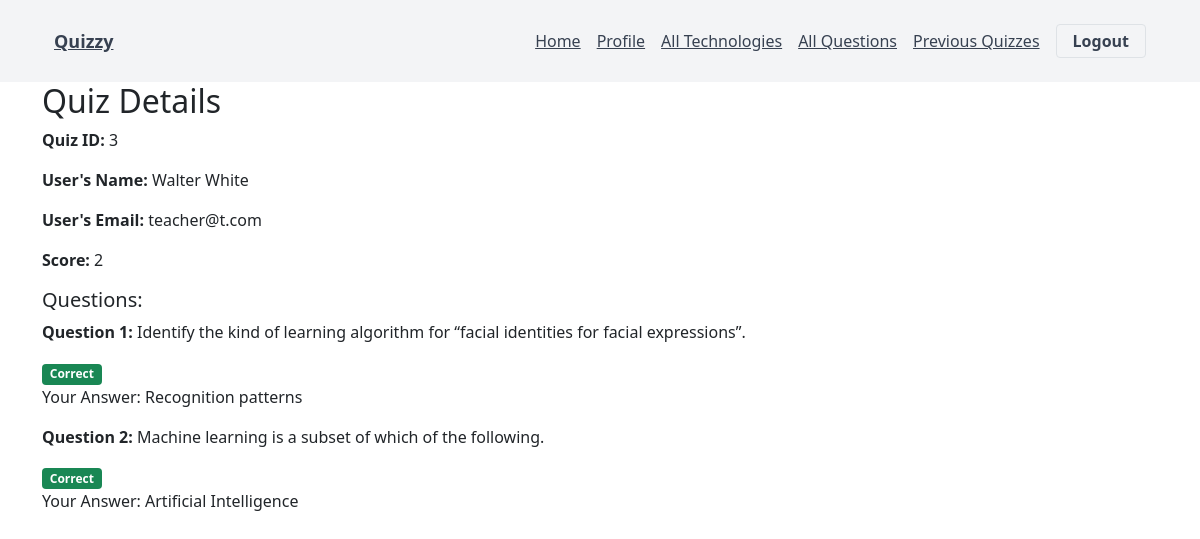
The page /previous-quizzes/3 (signed in) on the database its author committed.
### quizzes/models.py (models this page shows, shortened)
class QuizHistory(models.Model):
    user = models.ForeignKey(CustomUser, on_delete=models.CASCADE)
    technology = models.ForeignKey(Technology, on_delete=models.CASCADE)
    score = models.IntegerField()
    time = models.DateTimeField(auto_now_add=True)
    class Meta:
        verbose_name_plural = "Quiz History"

class QuizHistoryQuestions(models.Model):
    quiz = models.ForeignKey(QuizHistory, on_delete=models.CASCADE)
    question = models.ForeignKey(Questions, on_delete=models.CASCADE)
    answer = models.CharField(max_length=500, default='')
    user_answer = models.CharField(max_length=500)
    class Meta:
        verbose_name_plural = "Quiz History Questions"

class Questions(models.Model):
    question = models.TextField(max_length=500)
    technology = models.ForeignKey(
        Technology, on_delete=models.CASCADE, related_name="technology")
    creator = models.ForeignKey(CustomUser, on_delete=models.CASCADE)
    answer = models.CharField(max_length=500)
    opt1 = models.CharField(max_length=500)
    opt2 = models.CharField(max_length=500)
    opt3 = models.CharField(max_length=500)
    def __str__(self):
        return self.question
    class Meta:
        verbose_name_plural = "Questions"

### users/models.py (models this page shows, shortened)
class CustomUser(AbstractUser):
    username = None
    email = models.EmailField(max_length=254, unique=True)
    is_teacher = models.BooleanField(default=False)
    phone_number = models.CharField(max_length=10, unique=True)
    user_image = models.ImageField(default='default.jpg',
        upload_to='user_profile_images/', null=True, blank=True)
    objects = CustomUserManager()
    USERNAME_FIELD = 'email'
    REQUIRED_FIELDS = []

### quizzes/views.py (the view)
# urls.py: path("previous-quizzes/<int:id>", views.previous_quiz_detail,
def previous_quiz_detail(request, id):
    quiz = QuizHistory.objects.get(pk=id)
    questions = QuizHistoryQuestions.objects.filter(quiz=quiz)
    if request.user == quiz.user or request.user.is_teacher:
        return render(request, 'quizzes/quiz_history_detail.html', {'questions': questions, 'quiz': quiz})
    else:
        raise Http404('Unauthorized!!')

### quizzes/templates/quizzes/quiz_history_detail.html (shortened to what this page needs)
{% extends "users/base.html" %}
{% block content %}
<h2>Quiz Details</h2>
<p><b>Quiz ID:</b> {{ quiz.id }} </p>
<p><b>User's Name:</b> {{ quiz.user.first_name }} {{ quiz.user.last_name }} </p>
<p><b>User's Email:</b> {{ quiz.user.email }} </p>
<p><b>Score:</b> {{ quiz.score}} </p>
<h5>Questions:</h5>
{% for ques in questions %}
<p><b>Question {{ forloop.counter }}: </b> {{ ques.question }} </p>
{% if ques.answer == ques.user_answer %}
<span class="badge bg-success">Correct</span>
{% else %}
<span class="badge bg-danger">Incorrect</span>
{% endif %}
<p>Your Answer: {{ ques.user_answer }}</p>
{% endfor %}
{% endblock  %}

### rows shown on the page
QuizHistory: id "3", user.first_name "Walter", user.last_name "White", user.email "teacher@t.com", score "2"
QuizHistoryQuestions: question "Identify the kind of learning algorithm for “facial identities for facial expressions”.", shows "Correct", user_answer "Recognition patterns"
QuizHistoryQuestions: question "Machine learning is a subset of which of the following.", shows "Correct", user_answer "Artificial Intelligence"
